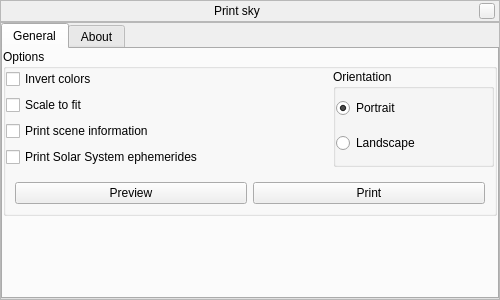
<?xml version="1.0" encoding="UTF-8"?>
<ui version="4.0">
 <class>printskyDialogForm</class>
 <widget class="QWidget" name="printskyDialogForm">
  <property name="geometry">
   <rect>
    <x>0</x>
    <y>0</y>
    <width>500</width>
    <height>300</height>
   </rect>
  </property>
  <property name="sizePolicy">
   <sizepolicy hsizetype="Minimum" vsizetype="MinimumExpanding">
    <horstretch>0</horstretch>
    <verstretch>0</verstretch>
   </sizepolicy>
  </property>
  <property name="minimumSize">
   <size>
    <width>300</width>
    <height>300</height>
   </size>
  </property>
  <layout class="QVBoxLayout" name="verticalLayout_2">
   <property name="spacing">
    <number>0</number>
   </property>
   <property name="margin">
    <number>0</number>
   </property>
   <item>
    <widget class="BarFrame" name="TitleBar">
     <property name="sizePolicy">
      <sizepolicy hsizetype="Expanding" vsizetype="Preferred">
       <horstretch>0</horstretch>
       <verstretch>0</verstretch>
      </sizepolicy>
     </property>
     <property name="maximumSize">
      <size>
       <width>16777215</width>
       <height>25</height>
      </size>
     </property>
     <property name="frameShape">
      <enum>QFrame::StyledPanel</enum>
     </property>
     <property name="frameShadow">
      <enum>QFrame::Raised</enum>
     </property>
     <layout class="QHBoxLayout" name="horizontalLayout_7">
      <property name="spacing">
       <number>6</number>
      </property>
      <property name="leftMargin">
       <number>0</number>
      </property>
      <property name="topMargin">
       <number>0</number>
      </property>
      <property name="rightMargin">
       <number>4</number>
      </property>
      <property name="bottomMargin">
       <number>0</number>
      </property>
      <item>
       <spacer name="spacer_2">
        <property name="orientation">
         <enum>Qt::Horizontal</enum>
        </property>
        <property name="sizeHint" stdset="0">
         <size>
          <width>40</width>
          <height>20</height>
         </size>
        </property>
       </spacer>
      </item>
      <item>
       <widget class="QLabel" name="stelWindowTitle">
        <property name="text">
         <string>Print sky</string>
        </property>
       </widget>
      </item>
      <item>
       <spacer name="spacer">
        <property name="orientation">
         <enum>Qt::Horizontal</enum>
        </property>
        <property name="sizeHint" stdset="0">
         <size>
          <width>40</width>
          <height>20</height>
         </size>
        </property>
       </spacer>
      </item>
      <item>
       <widget class="QPushButton" name="closeStelWindow">
        <property name="minimumSize">
         <size>
          <width>16</width>
          <height>16</height>
         </size>
        </property>
        <property name="maximumSize">
         <size>
          <width>16</width>
          <height>16</height>
         </size>
        </property>
        <property name="focusPolicy">
         <enum>Qt::NoFocus</enum>
        </property>
        <property name="text">
         <string/>
        </property>
       </widget>
      </item>
     </layout>
    </widget>
   </item>
   <item>
    <widget class="QFrame" name="Contents">
     <property name="sizePolicy">
      <sizepolicy hsizetype="Expanding" vsizetype="Expanding">
       <horstretch>0</horstretch>
       <verstretch>0</verstretch>
      </sizepolicy>
     </property>
     <property name="frameShape">
      <enum>QFrame::StyledPanel</enum>
     </property>
     <property name="frameShadow">
      <enum>QFrame::Raised</enum>
     </property>
     <layout class="QVBoxLayout" name="verticalLayout_4">
      <property name="spacing">
       <number>0</number>
      </property>
      <property name="margin">
       <number>0</number>
      </property>
      <item>
       <widget class="QTabWidget" name="Tabs">
        <property name="currentIndex">
         <number>0</number>
        </property>
        <widget class="QWidget" name="General">
         <attribute name="title">
          <string>General</string>
         </attribute>
         <layout class="QVBoxLayout" name="verticalLayout_3">
          <property name="spacing">
           <number>0</number>
          </property>
          <property name="margin">
           <number>0</number>
          </property>
          <item>
           <widget class="QGroupBox" name="groupBox">
            <property name="title">
             <string>Options</string>
            </property>
            <layout class="QGridLayout" name="gridLayout_2">
             <property name="margin">
              <number>0</number>
             </property>
             <item row="0" column="0" colspan="2">
              <layout class="QVBoxLayout" name="verticalLayout">
               <item>
                <widget class="QCheckBox" name="invertColorsCheckBox">
                 <property name="text">
                  <string>Invert colors</string>
                 </property>
                </widget>
               </item>
               <item>
                <widget class="QCheckBox" name="scaleToFitCheckBox">
                 <property name="text">
                  <string>Scale to fit</string>
                 </property>
                </widget>
               </item>
               <item>
                <widget class="QCheckBox" name="printDataCheckBox">
                 <property name="text">
                  <string>Print scene information</string>
                 </property>
                </widget>
               </item>
               <item>
                <widget class="QCheckBox" name="printSSEphemeridesCheckBox">
                 <property name="text">
                  <string>Print Solar System ephemerides</string>
                 </property>
                </widget>
               </item>
              </layout>
             </item>
             <item row="0" column="2">
              <widget class="QGroupBox" name="orientationGroupBox">
               <property name="title">
                <string>Orientation</string>
               </property>
               <layout class="QVBoxLayout" name="verticalLayout_5">
                <property name="margin">
                 <number>0</number>
                </property>
                <item>
                 <widget class="QRadioButton" name="orientationPortraitRadioButton">
                  <property name="text">
                   <string>Portrait</string>
                  </property>
                  <property name="checked">
                   <bool>true</bool>
                  </property>
                 </widget>
                </item>
                <item>
                 <widget class="QRadioButton" name="orientationLandscapeRadioButton">
                  <property name="text">
                   <string>Landscape</string>
                  </property>
                 </widget>
                </item>
               </layout>
              </widget>
             </item>
             <item row="1" column="0" colspan="3">
              <widget class="QFrame" name="buttonsFrame">
               <layout class="QHBoxLayout" name="horizontalLayout">
                <item>
                 <widget class="QPushButton" name="previewSkyPushButton">
                  <property name="text">
                   <string>Preview</string>
                  </property>
                 </widget>
                </item>
                <item>
                 <widget class="QPushButton" name="printSkyPushButton">
                  <property name="text">
                   <string>Print</string>
                  </property>
                 </widget>
                </item>
               </layout>
              </widget>
             </item>
            </layout>
           </widget>
          </item>
          <item>
           <spacer name="verticalSpacer">
            <property name="orientation">
             <enum>Qt::Vertical</enum>
            </property>
            <property name="sizeHint" stdset="0">
             <size>
              <width>20</width>
              <height>40</height>
             </size>
            </property>
           </spacer>
          </item>
         </layout>
        </widget>
        <widget class="QWidget" name="About">
         <attribute name="title">
          <string>About</string>
         </attribute>
         <layout class="QGridLayout" name="gridLayout">
          <item row="1" column="0">
           <widget class="QLabel" name="labelAbout">
            <property name="text">
             <string>This plugin allows the user to preview and print the current screen and some aditional data as the current location, the screen time adding the GMT difference, and also a relation radius magnitude as a field reference.

In a optional second page you can get some Solar System ephemerides.

Use Ctrl+P to open the print window.</string>
            </property>
            <property name="textFormat">
             <enum>Qt::AutoText</enum>
            </property>
            <property name="alignment">
             <set>Qt::AlignLeading|Qt::AlignLeft|Qt::AlignTop</set>
            </property>
            <property name="wordWrap">
             <bool>true</bool>
            </property>
           </widget>
          </item>
          <item row="2" column="0">
           <spacer name="verticalSpacer_2">
            <property name="orientation">
             <enum>Qt::Vertical</enum>
            </property>
            <property name="sizeHint" stdset="0">
             <size>
              <width>20</width>
              <height>40</height>
             </size>
            </property>
           </spacer>
          </item>
          <item row="0" column="0">
           <widget class="QLabel" name="label">
            <property name="text">
             <string>Author: &lt;a href=&quot;mailto:maslarocaxica@gmail.com&quot;&gt;Pep Pujols&lt;/a&gt; (with fixes by Bogdan Marinov)</string>
            </property>
            <property name="openExternalLinks">
             <bool>true</bool>
            </property>
           </widget>
          </item>
         </layout>
        </widget>
       </widget>
      </item>
     </layout>
    </widget>
   </item>
  </layout>
 </widget>
 <customwidgets>
  <customwidget>
   <class>BarFrame</class>
   <extends>QFrame</extends>
   <header>Dialog.hpp</header>
   <container>1</container>
  </customwidget>
 </customwidgets>
 <tabstops>
  <tabstop>Tabs</tabstop>
  <tabstop>invertColorsCheckBox</tabstop>
  <tabstop>scaleToFitCheckBox</tabstop>
  <tabstop>printDataCheckBox</tabstop>
  <tabstop>printSSEphemeridesCheckBox</tabstop>
  <tabstop>orientationPortraitRadioButton</tabstop>
  <tabstop>orientationLandscapeRadioButton</tabstop>
  <tabstop>previewSkyPushButton</tabstop>
  <tabstop>printSkyPushButton</tabstop>
  <tabstop>labelAbout</tabstop>
 </tabstops>
 <resources/>
 <connections/>
</ui>
